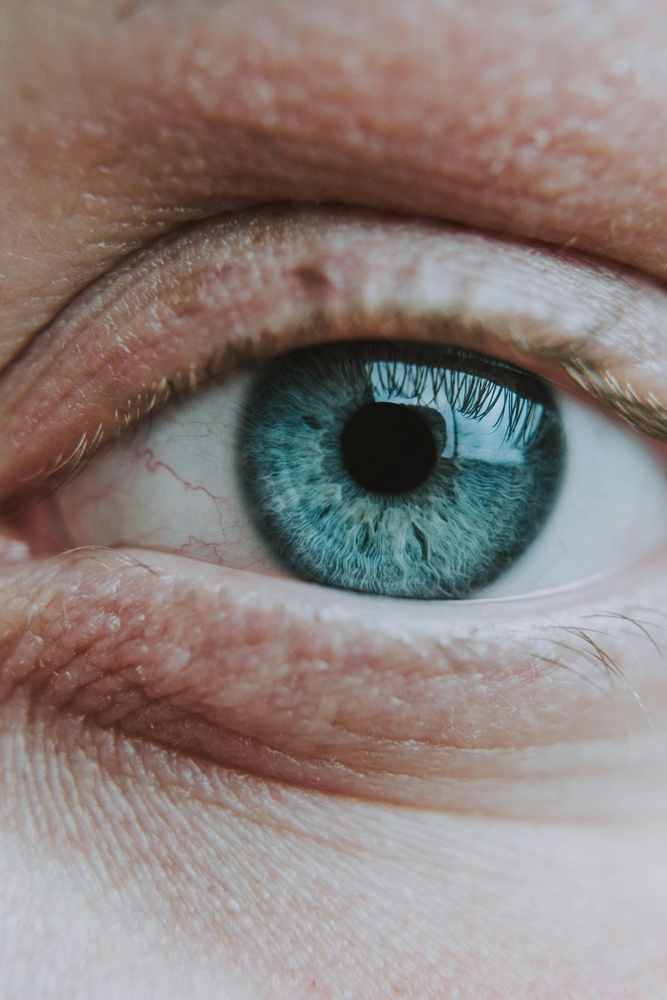
#> input picture old /origin_2.jpg, 667 x 1000 px, shrunk from 4000 x 6000 before the run, found by its file name
$ python generate_eye_zoom.py
#> lines starting #> are read from the running program, lines starting #| are printed output that depends on the picture
#!/usr/bin/env python3
"""
Eye Zoom Frame Generator
Generates 45 frames of an eye slowly zooming in until it goes black.
"""

from PIL import Image, ImageEnhance, ImageFilter
import os
import math

INPUT_IMAGE = "origin_2.jpg"  # Place your eye image here
OUTPUT_DIR = "eye_zoom_frames_2"
NUM_FRAMES = 20

os.makedirs(OUTPUT_DIR, exist_ok=True)

img = Image.open(INPUT_IMAGE).convert("RGBA")
width, height = img.size
#> width = 667; height = 1000
cx, cy = width // 2, height // 2
#> cx = 333; cy = 500

print(f"Image size: {width}x{height}")
#| Image size: 667x1000
print(f"Generating {NUM_FRAMES} frames...")

for i in range(NUM_FRAMES):
    t = i / (NUM_FRAMES - 1)  # 0.0 → 1.0

    # Zoom: start at 1x, end at ~8x (deep into the pupil)
    zoom = 1.0 + (t ** 1.6) * 7.0

    # Crop box size shrinks as we zoom in
    crop_w = width / zoom
    crop_h = height / zoom

    # Center the crop
    left   = cx - crop_w / 2
    top    = cy - crop_h / 2
    right  = cx + crop_w / 2
    bottom = cy + crop_h / 2

    # Clamp to image bounds
    left   = max(0, left)
    top    = max(0, top)
    right  = min(width, right)
    bottom = min(height, bottom)

    cropped = img.crop((left, top, right, bottom))
    frame   = cropped.resize((width, height), Image.LANCZOS)

    # Fade to black in the final ~30% of frames
    if t > 0.70:
        darkness = (t - 0.70) / 0.30   # 0 → 1
        # Use a smooth ease-in curve
        darkness = darkness ** 1.8
        enhancer = ImageEnhance.Brightness(frame)
        frame = enhancer.enhance(1.0 - darkness)

    # Add very subtle vignette throughout
    vignette = Image.new("RGBA", (width, height), (0, 0, 0, 0))
    from PIL import ImageDraw
    draw = ImageDraw.Draw(vignette)
    vignette_strength = int(80 + t * 120)
    for r in range(min(width, height) // 2, 0, -1):
        alpha = int(vignette_strength * (1 - r / (min(width, height) / 2)) ** 2)
        draw.ellipse(
            [cx - r, cy - r, cx + r, cy + r],
            fill=(0, 0, 0, alpha)
        )
    frame = Image.alpha_composite(frame.convert("RGBA"), vignette)

    # Save as RGB PNG
    out_path = os.path.join(OUTPUT_DIR, f"frame_{i+1:03d}.png")
    frame.convert("RGB").save(out_path, "PNG")

    bar_len = 30
    filled = int(bar_len * (i + 1) / NUM_FRAMES)
    bar = "█" * filled + "░" * (bar_len - filled)
    print(f"\r  [{bar}] {i+1}/{NUM_FRAMES}  zoom={zoom:.2f}x", end="", flush=True)
#> this loop made 20 passes
#> pass 1, `frame = Image.alpha_composite(frame.convert("RGBA"), vignette)`:
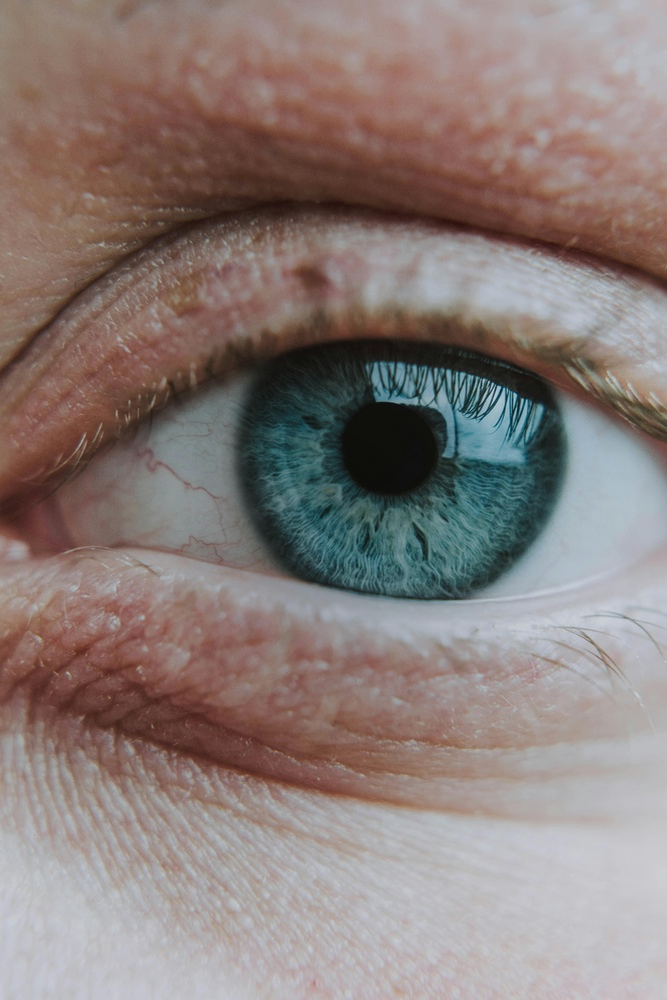
#> frame: PIL image 667x1000 RGBA; mean R, G, B, A 138.1, 125.3, 121.8, 255
#> after the loop:
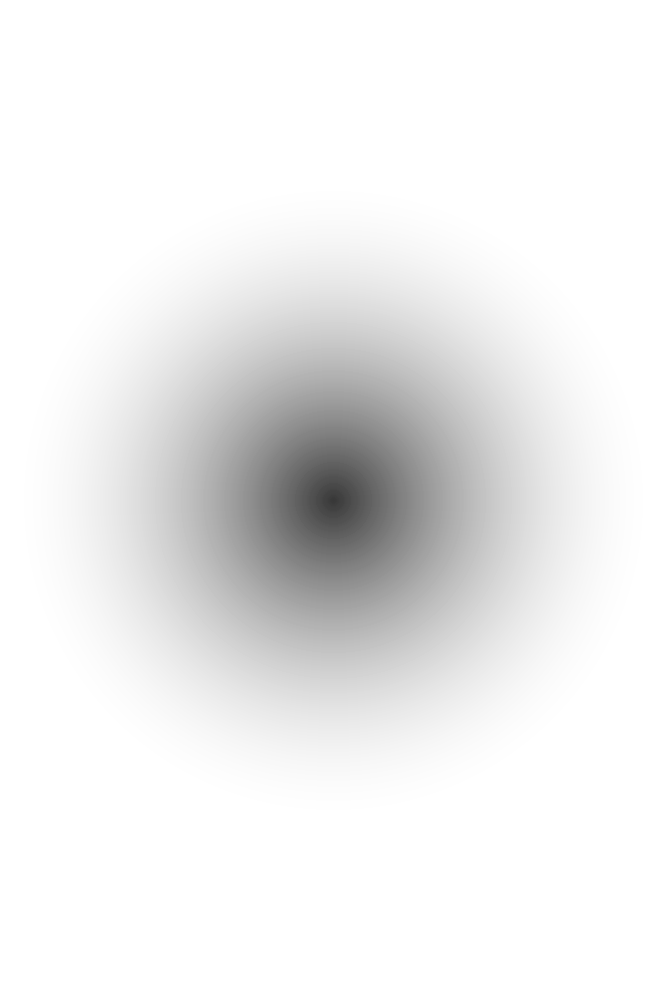
#> vignette: PIL image 667x1000 RGBA; mean R, G, B, A 0, 0, 0, 17.2; transparent parts drawn white

print(f"\n\n✅ Done! {NUM_FRAMES} frames saved to '{OUTPUT_DIR}/'")
#| ✅ Done! 20 frames saved to 'eye_zoom_frames_2/'
print("\nTo make a GIF, run:")
print(f"  convert -delay 6 -loop 0 {OUTPUT_DIR}/frame_*.png eye_zoom.gif")
#|   convert -delay 6 -loop 0 eye_zoom_frames_2/frame_*.png eye_zoom.gif
print("\nTo make an MP4 (ffmpeg):")
print(f"  ffmpeg -framerate 24 -i {OUTPUT_DIR}/frame_%03d.png -c:v libx264 -pix_fmt yuv420p eye_zoom.mp4")
#|   ffmpeg -framerate 24 -i eye_zoom_frames_2/frame_%03d.png -c:v libx264 -pix_fmt yuv420p eye_zoom.mp4

$ run again, with old /image.png saved as old /origin_2.jpg
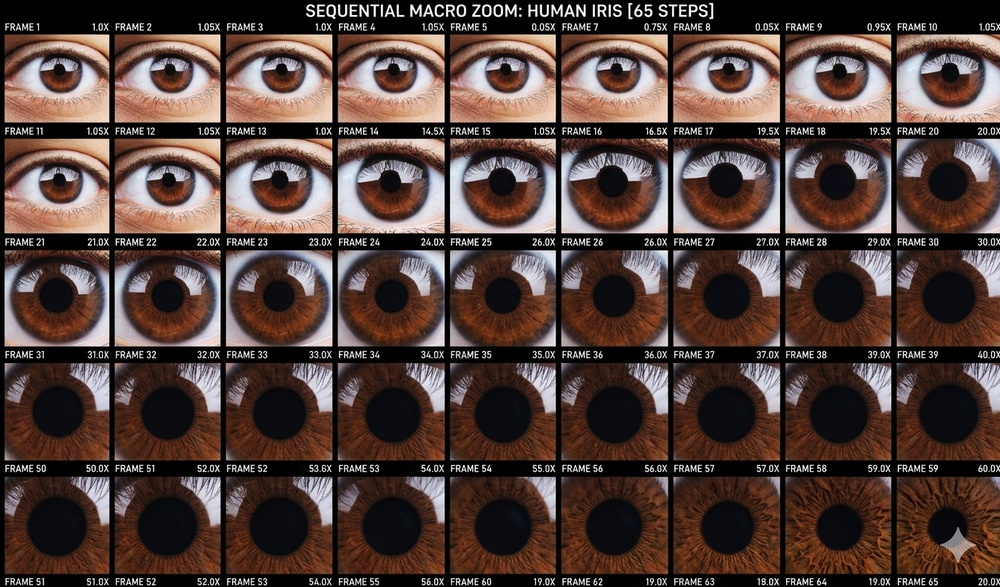
#> input picture old /image.png, 1000 x 587 px, shrunk from 1336 x 784 before the run, found by its file name
#| Image size: 1000x587
#> the loop `for i in range(NUM_FRAMES):` made 20 passes
#> pass 1, `frame = Image.alpha_composite(frame.convert("RGBA"), vignette)`:
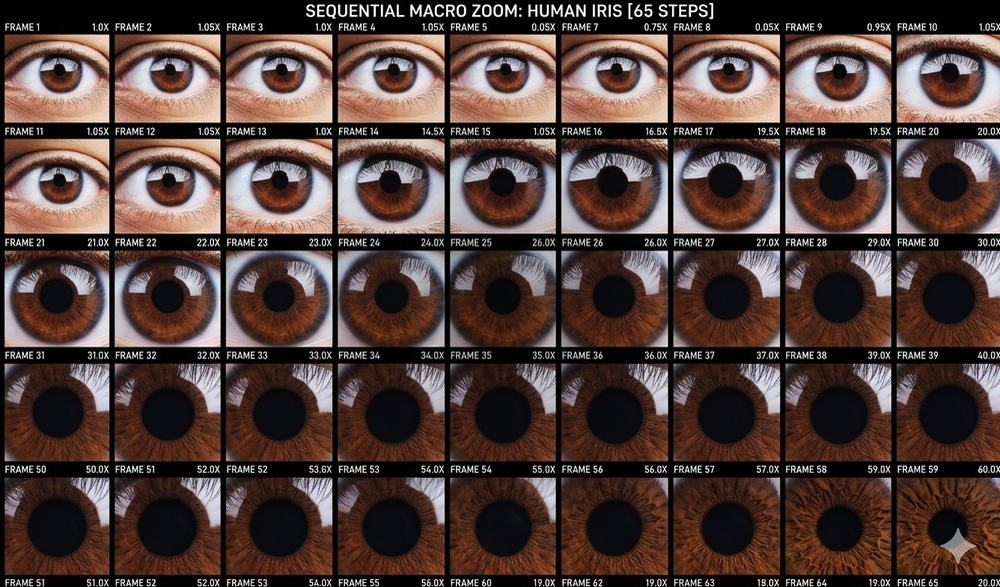
#> frame: PIL image 1000x587 RGBA; mean R, G, B, A 82.2, 63.6, 58.7, 255
#> after the loop `for i in range(NUM_FRAMES):`:
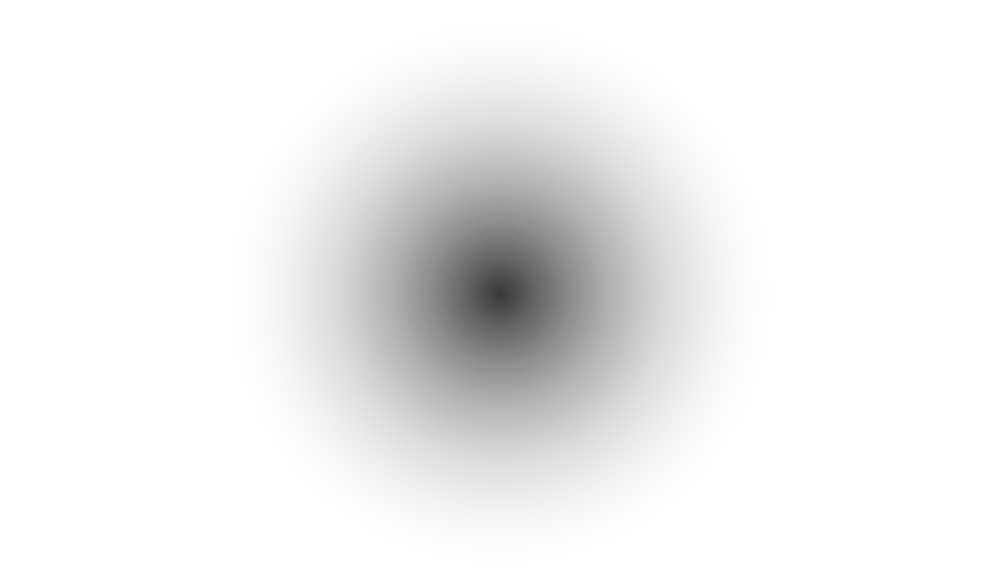
#> vignette: PIL image 1000x587 RGBA; mean R, G, B, A 0, 0, 0, 15.1; transparent parts drawn white
#| ✅ Done! 20 frames saved to 'eye_zoom_frames_2/'
#|   convert -delay 6 -loop 0 eye_zoom_frames_2/frame_*.png eye_zoom.gif
#|   ffmpeg -framerate 24 -i eye_zoom_frames_2/frame_%03d.png -c:v libx264 -pix_fmt yuv420p eye_zoom.mp4
